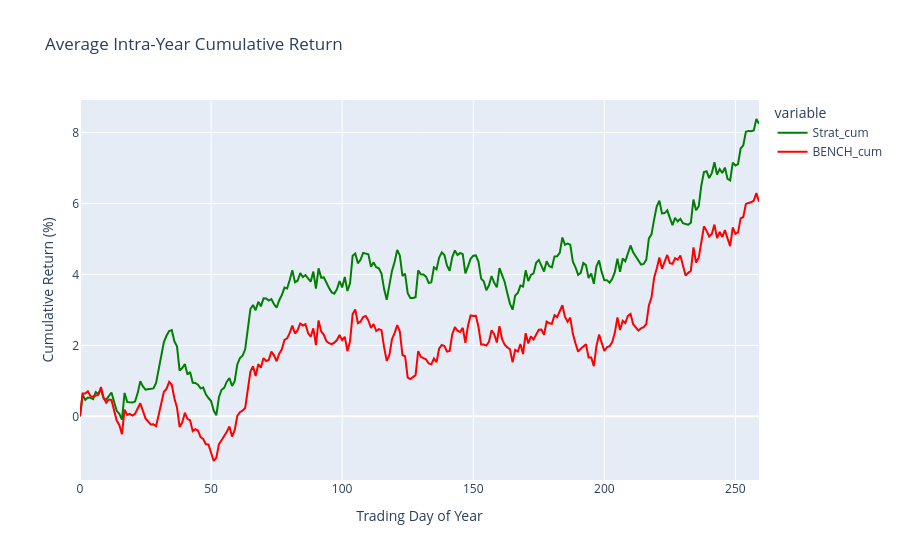

The code cell stored with this chart in its notebook:
### Code cell
# ── 1. Préparer les données ──────────────────────────────────────────────────
AnnualizedDf = final[["Date", "BENCH", "Money"]].copy()
AnnualizedDf['Date'] = pd.to_datetime(AnnualizedDf['Date'])
AnnualizedDf['Year'] = AnnualizedDf['Date'].dt.year
AnnualizedDf = AnnualizedDf.sort_values(['Year', 'Date']).reset_index(drop=True)

# ── 2. Supprimer automatiquement les années incomplètes ──────────────────────
days_per_year = AnnualizedDf.groupby('Year').size()
median_days = days_per_year.median()
complete_years = days_per_year[days_per_year >= median_days * 0.9].index  # tolère 10% d'écart
AnnualizedDf = AnnualizedDf[AnnualizedDf['Year'].isin(complete_years)]

print("Années conservées :", list(complete_years))
print(days_per_year)

# ── 3. Rendement cumulé intra-année ─────────────────────────────────────────
AnnualizedDf['day_of_year'] = AnnualizedDf.groupby('Year').cumcount()

first_of_year = AnnualizedDf.groupby('Year')[['BENCH', 'Money']].transform('first')

AnnualizedDf['BENCH_cum'] = AnnualizedDf['BENCH'] / first_of_year['BENCH'] * 100 - 100
AnnualizedDf['Strat_cum'] = AnnualizedDf['Money'] / first_of_year['Money'] * 100 - 100

# ── 4. Moyenne par jour de l'année ───────────────────────────────────────────
avg_df = AnnualizedDf.groupby('day_of_year')[['BENCH_cum', 'Strat_cum']].mean().reset_index()
avg_df.rename(columns={'day_of_year': 'Index'}, inplace=True)

# ── 5. Plot ──────────────────────────────────────────────────────────────────
fig = px.line(
    avg_df, x="Index", y=["Strat_cum", "BENCH_cum"],
    color_discrete_map={"Strat_cum": "green", "BENCH_cum": "red"},
    labels={"value": "Cumulative Return (%)", "Index": "Trading Day of Year"},
    title="Average Intra-Year Cumulative Return"
)
fig.show()

### Figure 1 — Plotly figure (JSON) as saved in the notebook; plotly's stock layout.template omitted (floating-point values rounded to 4 significant figures; data arrays with more than 128 entries replaced by an {"elided": "..."} marker saying what was removed)
{"data": [{"hovertemplate": "variable=Strat_cum<br>Trading Day of Year=%{x}<br>Cumulative Return (%)=%{y}<extra></extra>", "legendgroup": "Strat_cum", "line": {"color": "green", "dash": "solid"}, "marker": {"symbol": "circle"}, "mode": "lines", "name": "Strat_cum", "orientation": "v", "showlegend": true, "x": {"elided": "260 int values"}, "xaxis": "x", "y": {"elided": "260 float values"}, "yaxis": "y", "type": "scatter"}, {"hovertemplate": "variable=BENCH_cum<br>Trading Day of Year=%{x}<br>Cumulative Return (%)=%{y}<extra></extra>", "legendgroup": "BENCH_cum", "line": {"color": "red", "dash": "solid"}, "marker": {"symbol": "circle"}, "mode": "lines", "name": "BENCH_cum", "orientation": "v", "showlegend": true, "x": {"elided": "260 int values"}, "xaxis": "x", "y": {"elided": "260 float values"}, "yaxis": "y", "type": "scatter"}], "layout": {"xaxis": {"anchor": "y", "domain": [0.0, 1.0], "title": {"text": "Trading Day of Year"}}, "yaxis": {"anchor": "x", "domain": [0.0, 1.0], "title": {"text": "Cumulative Return (%)"}}, "legend": {"title": {"text": "variable"}, "tracegroupgap": 0}, "title": {"text": "Average Intra-Year Cumulative Return"}}}
